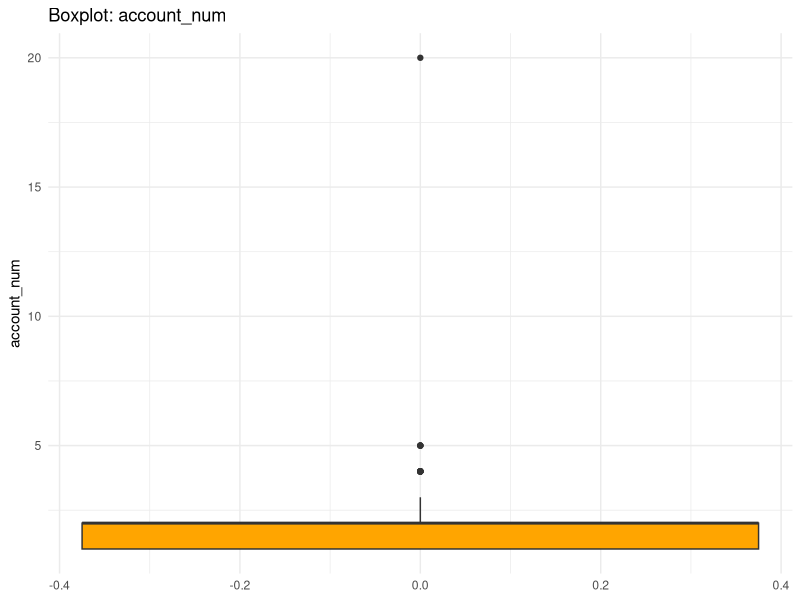
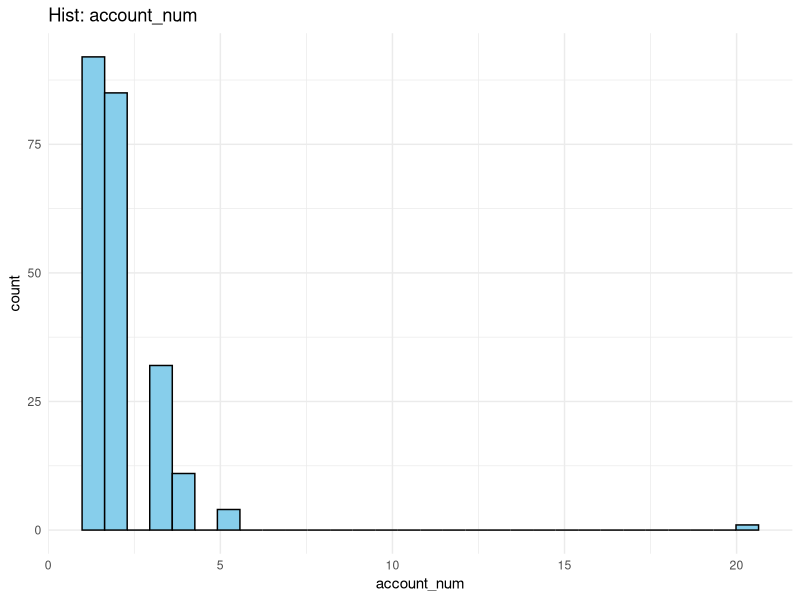
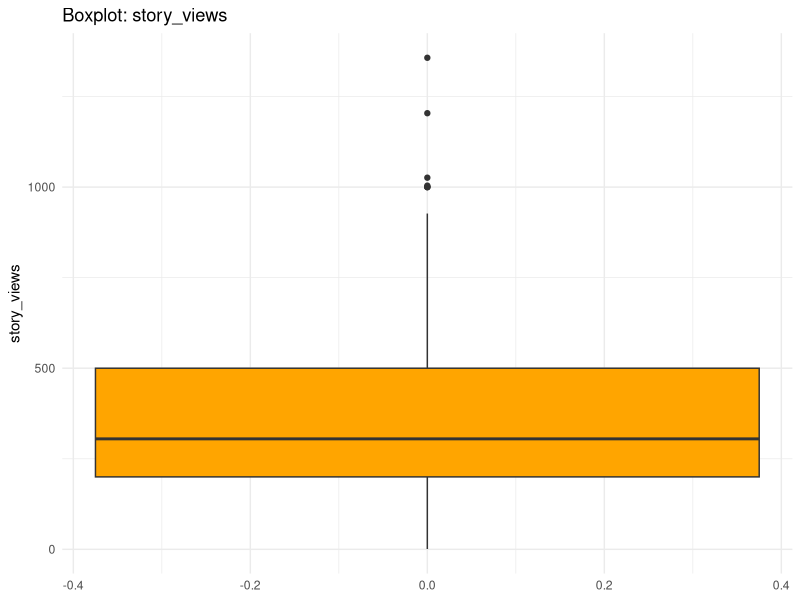
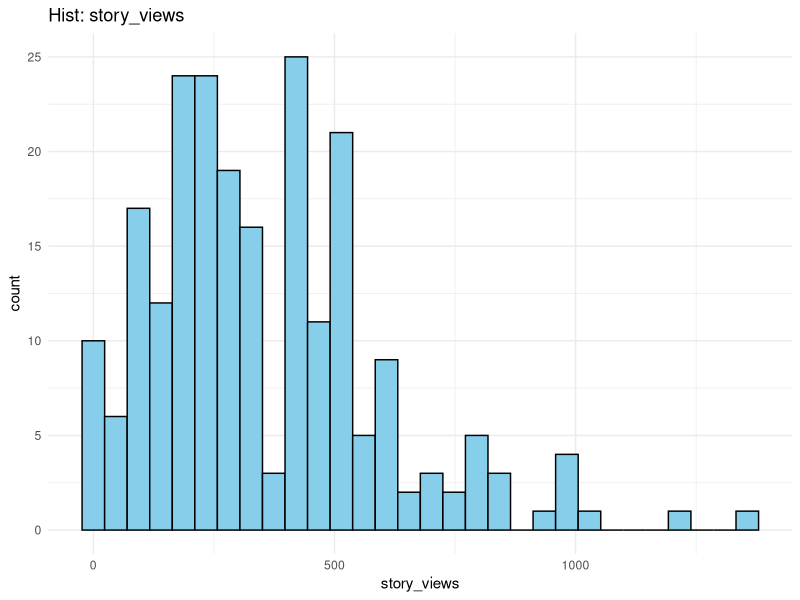
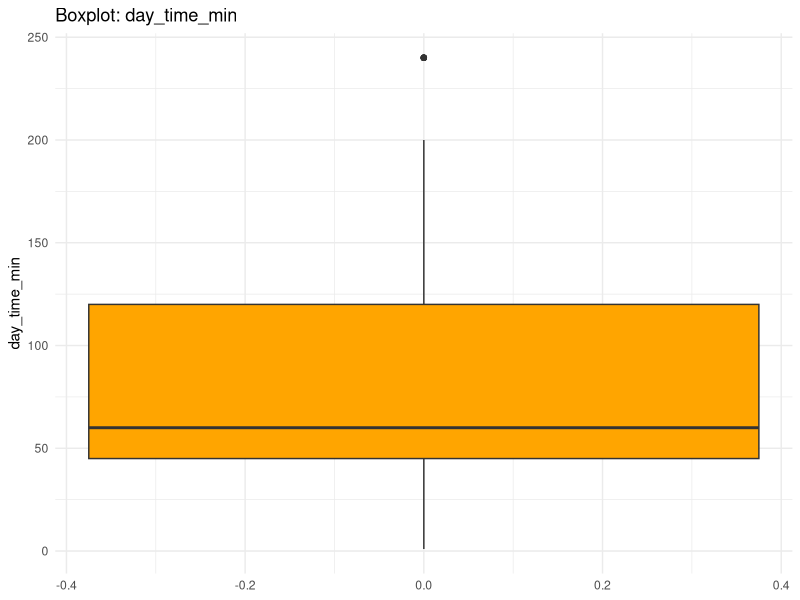
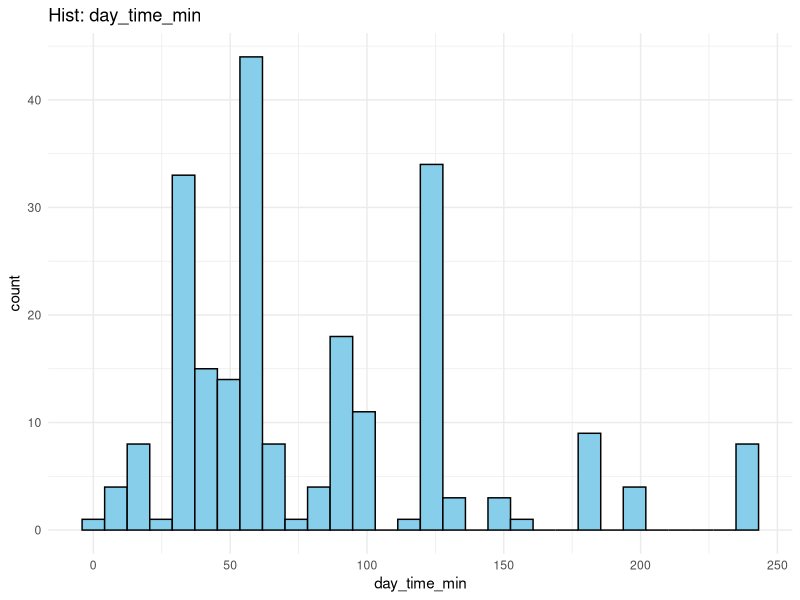
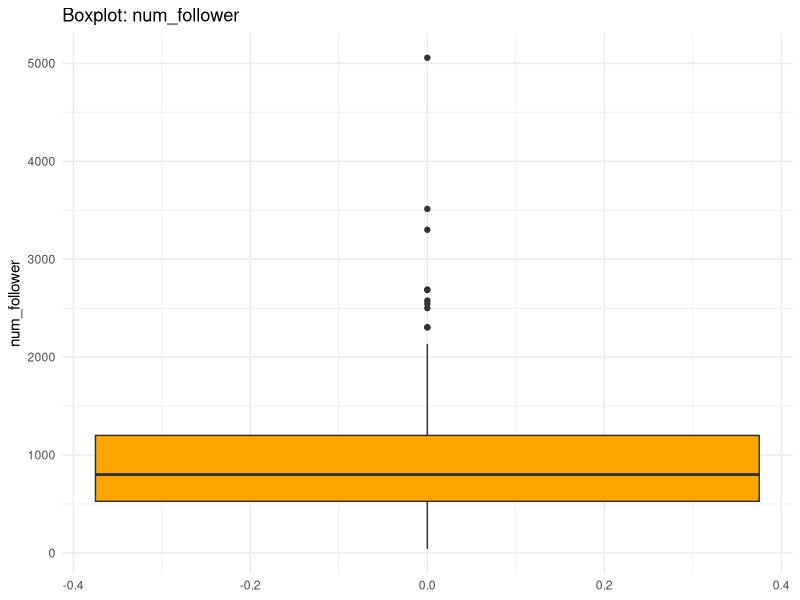
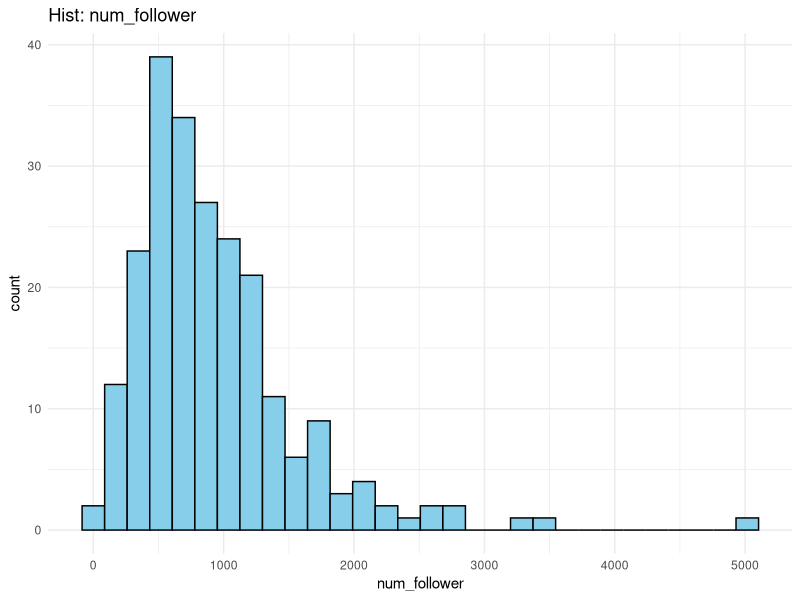

These figures' R source, in order:
# -----------------------------------------------------------------------------
# 1. SETUP AND LIBRARIES
# -----------------------------------------------------------------------------
library(ggplot2)
library(dplyr)
library(car)      
library(lmtest)   
library(nortest)  
library(gridExtra)

raw_data <- read.csv("data/30457_Assignment_Data_2025_2026.csv", sep=";", header=TRUE)

# -----------------------------------------------------------------------------
# 2. DATA CLEANING
# -----------------------------------------------------------------------------

# Remove rows with ANY NA values to preserve row alignment
data <- na.omit(raw_data)

# Convert Categorical variables to Factors (Important for Regression)
data$sex <- as.factor(data$sex)
data$language <- as.factor(data$language)
data$private_d <- as.factor(data$private_d) # 0 = Public, 1 = Private

# -----------------------------------------------------------------------------
# SECTION A: Descriptive Statistics
# -----------------------------------------------------------------------------

cat("\n--- SECTION A: Descriptive Statistics ---\n")

# A.1 Summary of all variables
print(summary(data))

# Helper function to calculate detailed stats for numeric variables
calc_stats <- function(x) {
  list(
    Mean = mean(x), Median = median(x), SD = sd(x), 
    Var = var(x), IQR = IQR(x),
    Min = min(x), Max = max(x)
  )
}

# numeric variables of interest
numeric_vars <- c("account_num", "story_views", "day_time_min", "num_follower", "num_post")

for(var in numeric_vars) {
  cat(paste("\nStatistics for:", var, "\n"))
  print(unlist(calc_stats(data[[var]])))
  
  # Generate Plots automatically
  p1 <- ggplot(data, aes_string(y = var)) + 
    geom_boxplot(fill="orange") + theme_minimal() + ggtitle(paste("Boxplot:", var))
  
  p2 <- ggplot(data, aes_string(x = var)) + 
    geom_histogram(fill="skyblue", col="black", bins=30) + theme_minimal() + ggtitle(paste("Hist:", var))
  
  # Save plots
  ggsave(paste0("results/A1_", var, "_boxplot.png"), p1, width=6, height=4)
  ggsave(paste0("results/A1_", var, "_hist.png"), p2, width=6, height=4)
}

# A.2 Outlier Removal
# We will identify outliers based on IQR, but we must filter the DATAFRAME.

# Function to check bounds
is_not_outlier <- function(x) {
  Q1 <- quantile(x, 0.25)
  Q3 <- quantile(x, 0.75)
  IQR_val <- IQR(x)
  lower <- Q1 - 1.5 * IQR_val
  upper <- Q3 + 1.5 * IQR_val
  return(x >= lower & x <= upper)
}

# Apply outlier filtering to the dataset for the relevant variables
# Note: This removes a row if it is an outlier in ANY of these columns
data_clean <- data %>%
  filter(is_not_outlier(account_num) &
         is_not_outlier(story_views) &
         is_not_outlier(day_time_min) &
         is_not_outlier(num_follower) &
         is_not_outlier(num_post))

cat(paste("\nOriginal Rows:", nrow(data), "| Rows after outlier removal:", nrow(data_clean), "\n"))

# Save cleaned data
write.csv(data_clean, "data/cleaned_data_final_no_outliers.csv", row.names = FALSE)

# -----------------------------------------------------------------------------
# SECTION B: Confidence Intervals
# -----------------------------------------------------------------------------
cat("\n--- SECTION B: Confidence Intervals ---\n")

# B.1 95% CI for Views (Overall & Comparison)
t_views <- t.test(data_clean$story_views, conf.level = 0.95)
cat("\n[B.1] 95% CI Story Views (Overall):\n"); print(t_views$conf.int)

# Compare Only Child vs Others
# Note: Ensure 'siblings' is numeric or handle appropriately
only_child <- subset(data_clean, siblings == 0)$story_views
others <- subset(data_clean, siblings > 0)$story_views

cat("\n[B.1] Only Child Mean Views:", mean(only_child))
cat("\n[B.1] With Siblings Mean Views:", mean(others), "\n")
# (Optional: You can run t.tests for these groups individually if required)

# B.2 99% CI for Followers (Men vs Women)
t_fol <- t.test(data_clean$num_follower, conf.level = 0.99)
cat("\n[B.2] 99% CI Followers (Overall):\n"); print(t_fol$conf.int)

men_fol <- subset(data_clean, sex == 'M')$num_follower
women_fol <- subset(data_clean, sex == 'F')$num_follower

t_men <- t.test(men_fol, conf.level = 0.99)
t_women <- t.test(women_fol, conf.level = 0.99)
cat("\n[B.2] 99% CI Men:", t_men$conf.int)
cat("\n[B.2] 99% CI Women:", t_women$conf.int, "\n")

# B.3 90% CI Proportion Italian
n_italian <- sum(data_clean$language == "Italian")
prop_it <- prop.test(n_italian, nrow(data_clean), conf.level = 0.90)
cat("\n[B.3] 90% CI Proportion Italian:\n"); print(prop_it$conf.int)

# -----------------------------------------------------------------------------
# SECTION C: Hypothesis Testing
# -----------------------------------------------------------------------------
cat("\n--- SECTION C: Hypothesis Testing ---\n")

# C.1 Followers significantly different between Men and Women?
test_c1 <- t.test(num_follower ~ sex, data = data_clean)
print(test_c1)
# Note: Compare p-value to alpha (0.05, 0.01, etc.)

# C.2 Views different between Private and Public Uni?
test_c2 <- t.test(story_views ~ private_d, data = data_clean)
print(test_c2)

# C.3 Daily Time different between English and Italian?
eng_time <- subset(data_clean, language == "English")$day_time_min
it_time <- subset(data_clean, language == "Italian")$day_time_min
test_c3 <- t.test(eng_time, it_time, conf.level = 0.99) 
# Note: Prompt asked for alpha=0.01, so we check p-value against 0.01
print(test_c3)

# -----------------------------------------------------------------------------
# SECTION D: Linear Regression
# -----------------------------------------------------------------------------
cat("\n--- SECTION D: Linear Regression ---\n")

# D.1 Simple Linear Regression (Views ~ Followers)
model_simple <- lm(story_views ~ num_follower, data = data_clean)
cat("\n[D.1] Simple Model Summary:\n")
print(summary(model_simple))

# D.1 Assumptions Check
# 1. Linearity: Plot residuals vs Fitted (Visual)
png("results/D1_residuals_plot.png")
plot(model_simple, which = 1)
dev.off()

# 2. Normality of Residuals (Shapiro-Wilk Test)
# H0: Residuals are normal. p < 0.05 implies non-normal.
shapiro_res <- shapiro.test(residuals(model_simple))
cat("\n[D.1] Normality Test (Shapiro): p-value =", shapiro_res$p.value, "\n")

# 3. Homoscedasticity (Breusch-Pagan Test)
# H0: Variance is constant. p < 0.05 implies heteroscedasticity.
bp_res <- bptest(model_simple)
cat("\n[D.1] Homoscedasticity Test (Breusch-Pagan): p-value =", bp_res$p.value, "\n")

# D.2 Multiple Linear Regression
model_multi <- lm(story_views ~ num_follower + sex + account_num + num_post + day_time_min, data = data_clean)
cat("\n[D.2] Multiple Model Summary:\n")
print(summary(model_multi))

# Check VIF (Multicollinearity)
cat("\n[D.2] VIF Scores:\n")
print(vif(model_multi))

# -----------------------------------------------------------------------------
# SECTION E: Prediction
# -----------------------------------------------------------------------------
cat("\n--- SECTION E: Prediction ---\n")

# Define Median Female Profile
# Important: Use the same levels as the model expects
median_female <- data.frame(
  sex = factor("F", levels = levels(data_clean$sex)), # Ensure factor level matches
  num_follower = median(data_clean$num_follower),
  account_num = median(data_clean$account_num),
  num_post = median(data_clean$num_post),
  day_time_min = median(data_clean$day_time_min)
)

# E.1 Prediction
pred_val <- predict(model_multi, newdata = median_female)
cat("\n[E.1] Predicted Views:", pred_val, "\n")

# E.2 95% CI for the prediction
pred_ci <- predict(model_multi, newdata = median_female, interval = "confidence", level = 0.95)
cat("\n[E.2] Prediction CI:\n"); print(pred_ci)

# -----------------------------------------------------------------------------
# SECTION F: Logistic Regression
# -----------------------------------------------------------------------------
cat("\n--- SECTION F: Logistic Regression ---\n")

# F.1 Predict Private University (private_d)
# Ensure private_d is a factor or 0/1 numeric. glm works best with 0/1 or factor.
model_logit <- glm(private_d ~ num_follower + num_post + story_views, 
                   data = data_clean, 
                   family = binomial)

print(summary(model_logit))

# Odds Ratios
cat("\n[F.1] Odds Ratios:\n")
print(exp(coef(model_logit)))

# Evaluate Fit (Pseudo R2 or Confusion Matrix - Optional but good)
# Null deviance vs Residual deviance in summary output gives an idea of fit.
